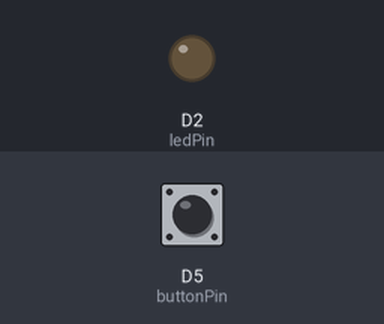
The sketch below on a simulated ESP8266 (NodeMCU). On the bench: output pins drawn as LEDs (lit = HIGH). The test bench sets the inputs (shaded band); at power-on: D5 (buttonPin) HIGH. WiFi joins after 1.5 s; servers stay silent unless stated; what the sketch prints to the serial monitor is not drawn.

Above: at 2.7 s.
2.8 s: D5 (buttonPin) pulled LOW for 0.15 s
At 2.87 s:
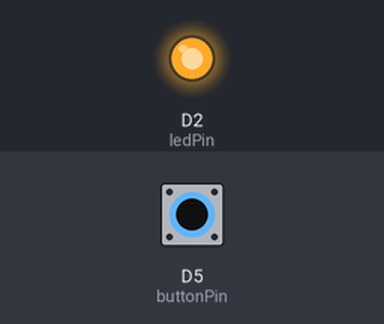
4.4 s: D5 (buttonPin) pulled LOW for 3.2 s
At 8.0 s:
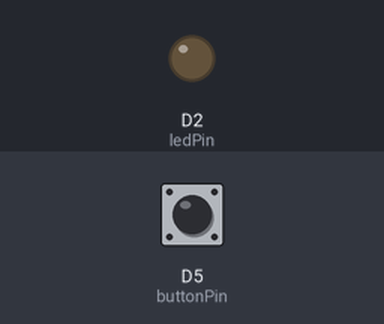
Timing chart, 0 to 9.5 s (numbered marks = the images above; inputs shaded):
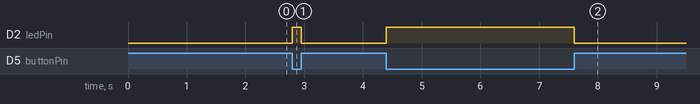

Measured:
- after the input at 2.8 s, D2 (ledPin): LOW → HIGH at once, → LOW 0.15 s later
- after the input at 4.4 s, D2 (ledPin): LOW → HIGH at once, → LOW 3.2 s later

The sketch:

led_web_server.ino
```cpp
/*
 * ESP8266 - LED Intermitente com Wi-Fi por um Botão
 * Conecta na rede Wi-Fi e acende um LED piscando
 * enquanto o botão estiver pressionado.
 */

#include <ESP8266WiFi.h>
#include <WiFiClient.h>
#include <ESP8266WebServer.h>

ESP8266WebServer server(80);

// Configurações da sua rede Wi-Fi
const char* ssid = "virus.exe";
const char* password = "150051784898";

// Pinos utilizados
const int ledPin = D2;      // GPIO4
const int buttonPin = D5;  // GPIO14

void handleRoot() {
  if (digitalRead(buttonPin) == LOW) {  // botão pressionado
    server.send(200, "text/html",
                "<html><head><meta http-equiv='refresh' content='0.2'></head>"
                "<body><h1>ESP8266</h1>"
                "<p>LED ACESO!</p></body></html>");
  } else {
    server.send(200, "text/html",
                "<html><head><meta http-equiv='refresh' content='0.2'></head>"
                "<body><h1>ESP8266</h1>"
                "<p>LED APAGADO!</p></body></html>");
  }
}

void setup() {
  Serial.begin(115200);
  pinMode(ledPin, OUTPUT);
  pinMode(buttonPin, INPUT_PULLUP);  // Botão com pull-up interno

  WiFi.begin(ssid, password);
  Serial.print("Conectando ao Wi-Fi...");

  while (WiFi.status() != WL_CONNECTED) {
    delay(500);
    Serial.print(".");
  }

  Serial.println("\nConectado!");
  Serial.print("IP: ");
  Serial.println(WiFi.localIP());

  server.on("/", handleRoot);
  server.begin();
  Serial.println("Servidor HTTP iniciado!");
}

void loop() {
  server.handleClient();

  if (digitalRead(buttonPin) == LOW) {  // botão pressionado
    digitalWrite(ledPin, HIGH);
  } else {
    digitalWrite(ledPin, LOW);  // apaga ao soltar
  }
}
```
